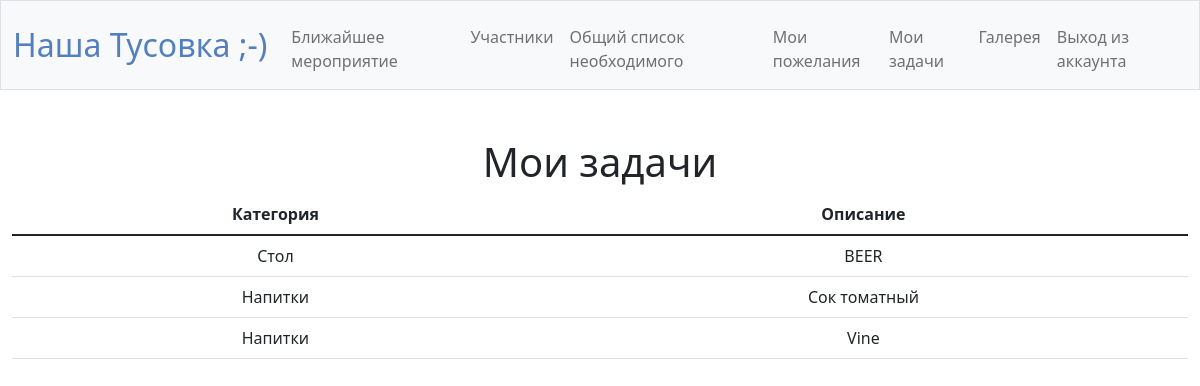
The app's page /my_task (signed in) with its own data.
### tables this page shows
CREATE TABLE 'need' ('id' INTEGER PRIMARY KEY AUTOINCREMENT NOT NULL, 'category' TEXT NOT NULL, 'description' TEXT NOT NULL);

### app.py (the view)
@app.route("/my_task", methods=["GET", "POST"])
@login_required
def my_task():
    if request.method == "GET":
        user_id = session["user_id"]
        task_user_db = db.execute(
            "SELECT ENU.category, ENU.description FROM \
                            (SELECT need.*, event_need_user.* FROM need \
                             INNER JOIN event_need_user ON need.id = event_need_user.need_id) ENU \
                             LEFT JOIN users ON users.id = ENU.user_id WHERE users.id=?;", user_id)
        return render_template("my_task.html", task_user=task_user_db)

### app.py (called while the page is built)
@app.after_request
def after_request(response):
    response.headers["Cache-Control"] = "no-cache, no-store, must-revalidate"
    response.headers["Expires"] = 0
    response.headers["Pragma"] = "no-cache"
    return response

### helpers.py (called while the page is built)
def login_required(f):
    @wraps(f)
    def decorated_function(*args, **kwargs):
        if session.get("user_id") is None:
            return redirect("/login")
        return f(*args, **kwargs)
    return decorated_function

### templates/my_task.html (shortened to what this page needs)
{% extends "layout.html" %}
{% block main %}
    <h1>Мои задачи</h1>
    <table class="table">
        <thead>
            <tr>
                <th scope="col">Категория</th>
                <th scope="col">Описание</th>
            </tr>
        </thead>
        <tbody>
            {% for row in task_user %}
            <tr>
                <td>{{ row["category"] }}</td>
                <td>{{ row["description"] }}</td>
            {% endfor %}
            </tr>
{% endblock %}

### records on screen
need: category "Стол", description "BEER"
need: category "Напитки", description "Сок томатный"
need: category "Напитки", description "Vine"
